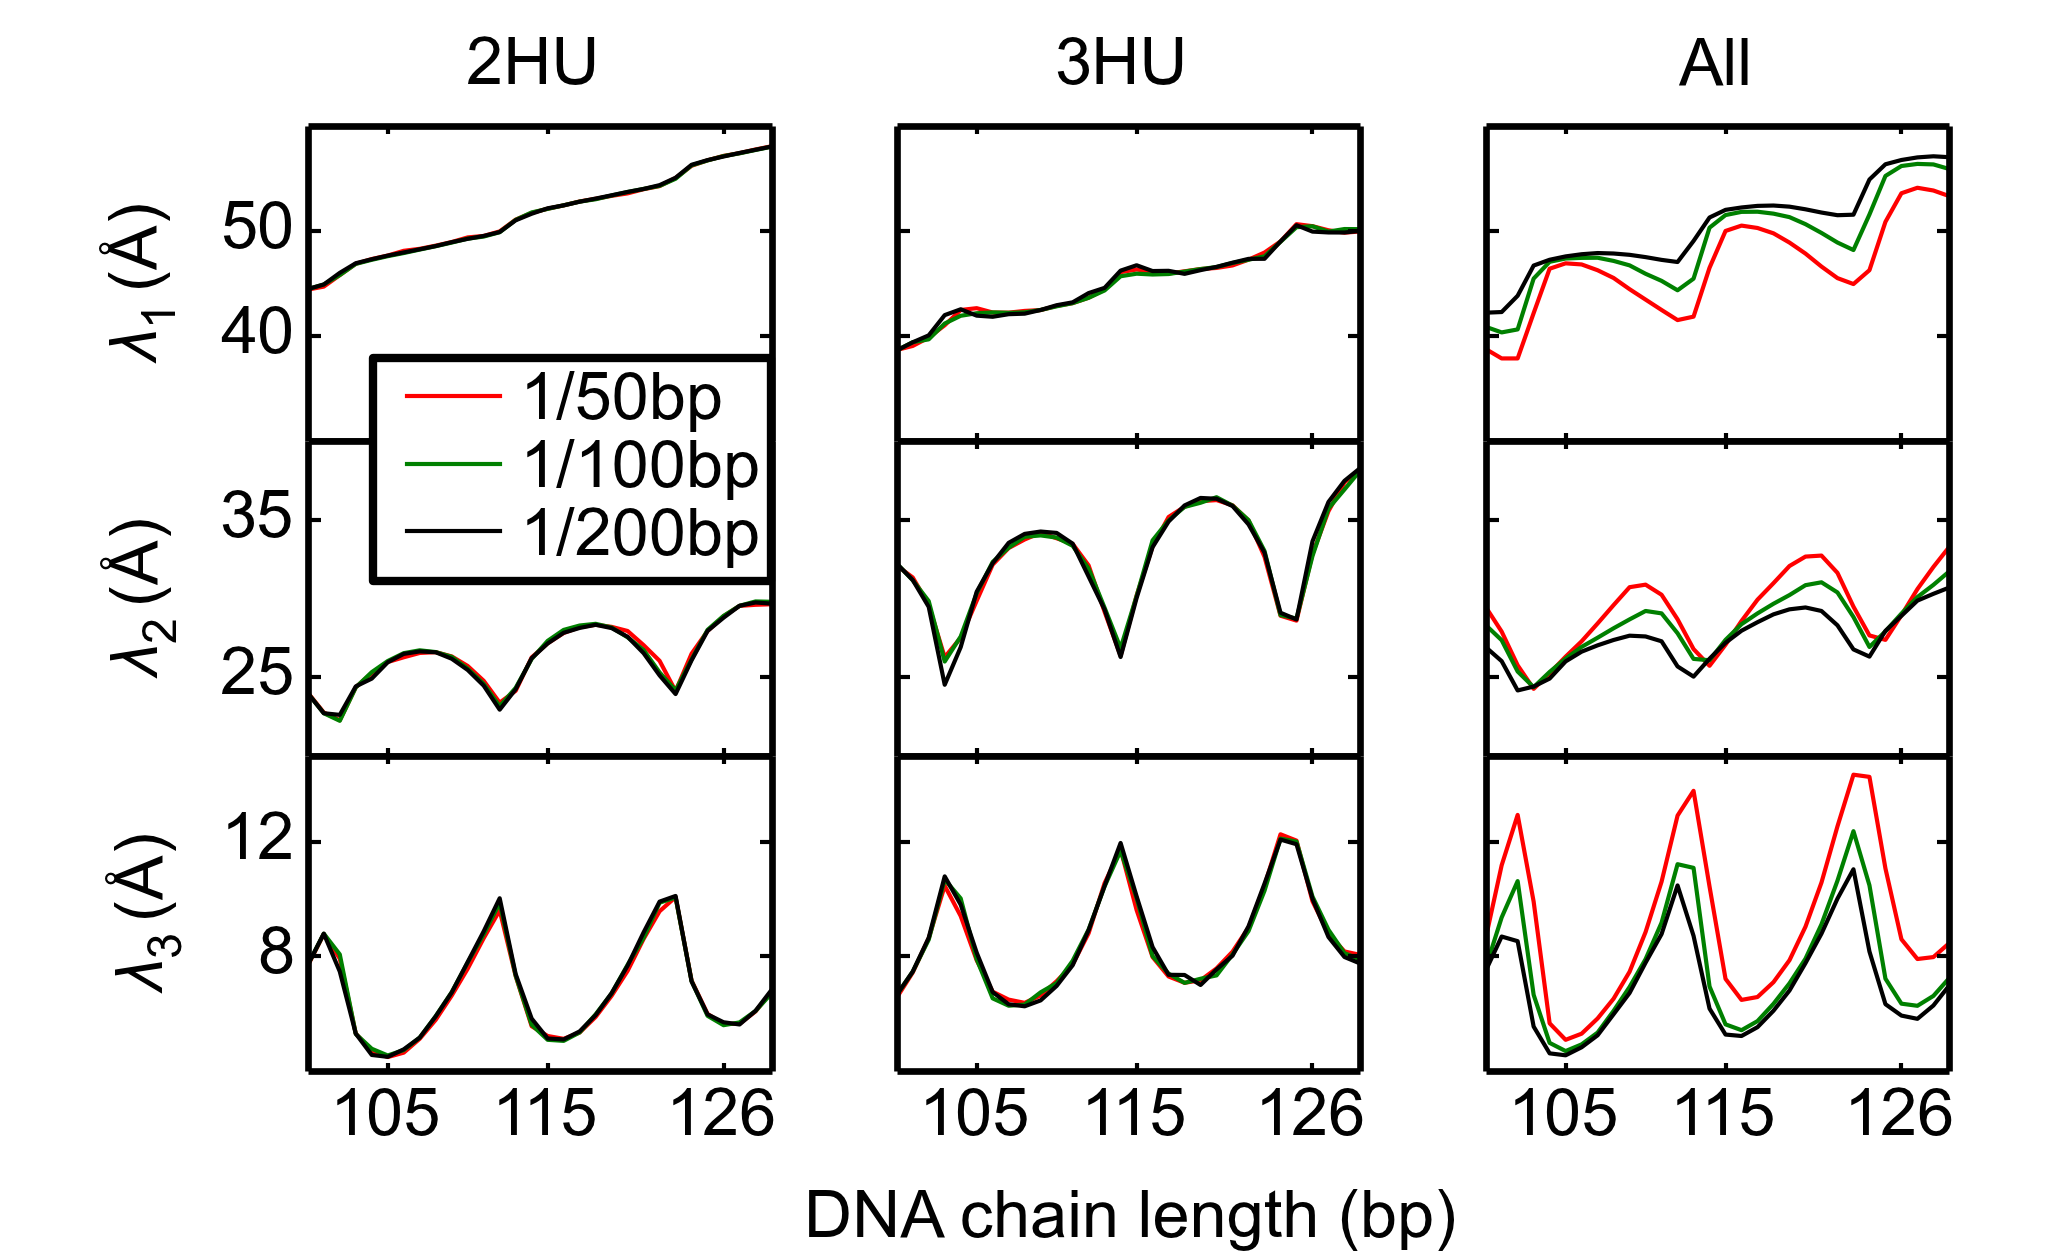

The script that saved this image:
import numpy as np
import pandas as pd
import csv
from matplotlib.pyplot import *
import matplotlib.colors as colors
import matplotlib.gridspec as gridspec

fig=figure(figsize=(3.42,2.1),dpi=600) #is in control
#fig={'figsize':(3.42,5),'dpi':600} #is not in control
font = {'family':'Arial','weight':'normal','size':7} #family is in control for axis labels, size is in control for tick labels only
rc('font', **font)
#rc('figure',**fig)

rcParams.update({'font.size': 8,
			     'backend': 'pdf',
			     'axes.labelsize':  8,
			     'text.fontsize':   8,
			     'legend.fontsize': 8,
			     'xtick.labelsize': 8,
			     'ytick.major.pad': 2,
			     'xtick.major.pad': 2,
			     'ytick.labelsize': 8,
'axes.linewidth': .8,
			     'lines.linewidth': .1,
			     'mathtext.fontset': 'custom',
			     'mathtext.default': "regular",
			     'mathtext.rm': "Arial",
			     'mathtext.it': "Arial:italic",
			     'font.sans-serif': "Arial",
			     'font.family': "Arial",
			     'font.style': 'normal',
			     'text.usetex': False,
			     'savefig.dpi': 600,
			     'figure.dpi': 600})


gs = gridspec.GridSpec(3, 3)
gs.update(top=0.90,bottom=0.15,left=0.15, right=0.95,wspace=0.27,hspace=0.00)
ax=[0]*9
filename=[0]*3
filename[0]="C:\Users\honey66clover\Desktop\Weijuan\DNA\HU\sample pictures2\s6\PCA_2HU.csv"
filename[1]="C:\Users\honey66clover\Desktop\Weijuan\DNA\HU\sample pictures2\s6\PCA_3HU.csv"
filename[2]="C:\Users\honey66clover\Desktop\Weijuan\DNA\HU\sample pictures2\s6\PCA_all.csv"
for i in range(0,9):
    ax[i]=subplot(gs[i])
    ax[i].set_xlim((100,129))
    ax[i].set_xticks([105,115,126])
    ax[i].xaxis.set_tick_params(length=1, width=0.5)
    ax[i].yaxis.set_tick_params(length=1.5, width=0.5)

width=0.5
for i in range(0,3):
    df=pd.read_table(filename[i],sep=',')
    ax[i].plot(df['N(bp)'],df['PA1_50bp'],'r',linewidth=0.5)
    ax[i].plot(df['N(bp)'],df['PA1_100bp'],'g',linewidth=0.5)
    ax[i].plot(df['N(bp)'],df['PA1_200bp'],'k',linewidth=0.5)
    ax[i+3].plot(df['N(bp)'],df['PA2_50bp'],'r',linewidth=0.5)
    ax[i+3].plot(df['N(bp)'],df['PA2_100bp'],'g',linewidth=0.5)
    ax[i+3].plot(df['N(bp)'],df['PA2_200bp'],'k',linewidth=0.5)
    p1,=ax[i+6].plot(df['N(bp)'],df['PA3_50bp'],'r',linewidth=0.5)
    p2,=ax[i+6].plot(df['N(bp)'],df['PA3_100bp'],'g',linewidth=0.5)
    p3,=ax[i+6].plot(df['N(bp)'],df['PA3_200bp'],'k',linewidth=0.5)


for i in range(0,6):
    setp(ax[i].get_xticklabels(),visible=False)
for i in [1,2,4,5,7,8]:
    setp(ax[i].get_yticklabels(),visible=False)
for i in range(0,3):
    ax[i].set_ylim((30,60))
    ax[i].set_yticks([40,50])
for i in range(3,6):
    ax[i].set_ylim((20,40))
    ax[i].set_yticks([25,35])
for i in range(6,9):
    ax[i].set_ylim((4,15))
    ax[i].set_yticks([8,12])
    
#ax[8].legend((p1,p2,p3),('1/50bp','1/100bp','1/200bp'),bbox_to_anchor=(0.07, 0.19, 1, -0.2),loc=8, borderpad=0.2,labelspacing=0.1,handletextpad=0.1,fontsize=8)
ax[3].legend((p1,p2,p3),('1/50bp','1/100bp','1/200bp'),bbox_to_anchor=(0.07, 0.45, 1, -0.2),loc=8, borderpad=0.2,labelspacing=0.1,handletextpad=0.1,fontsize=8)
ax[7].set_xlabel('DNA chain length (bp)',fontsize=8)
ax[0].set_ylabel(r'$\mathit{\lambda}_1$'+ur'(\u00c5)',fontsize=8)
ax[3].set_ylabel(r'$\mathit{\lambda}_2$'+ur'(\u00c5)',fontsize=8)
ax[6].set_ylabel(r'$\mathit{\lambda}_3$'+ur'(\u00c5)',fontsize=8)
ax[0].text(110, 64,'2HU',fontsize=8)
ax[1].text(110, 64,'3HU',fontsize=8)
ax[2].text(112, 64,'All',fontsize=8)

savefig('C:\Users\honey66clover\Desktop\Weijuan\DNA\HU\sample pictures2\s6\s6.2.png',dpi=600)